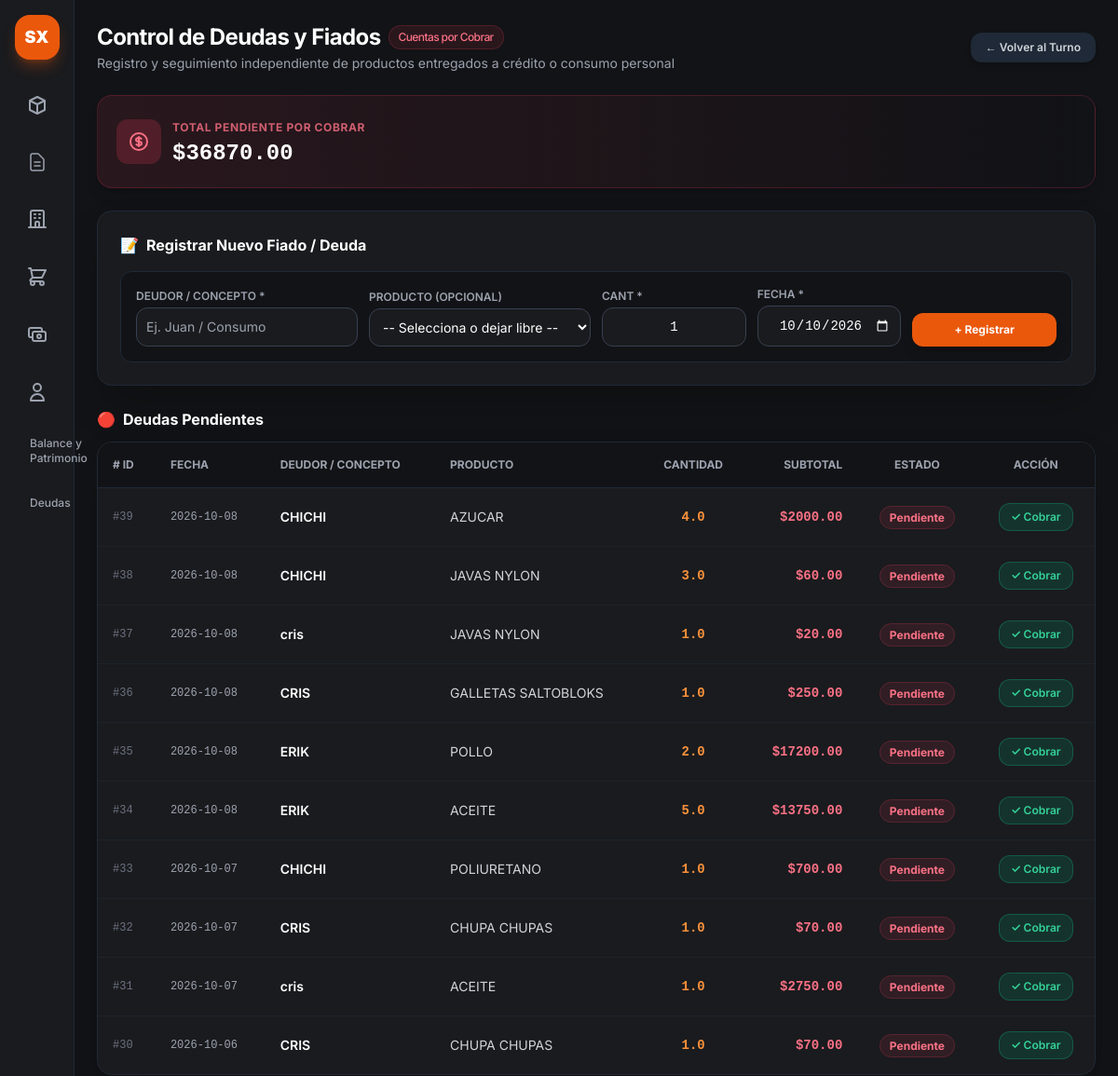
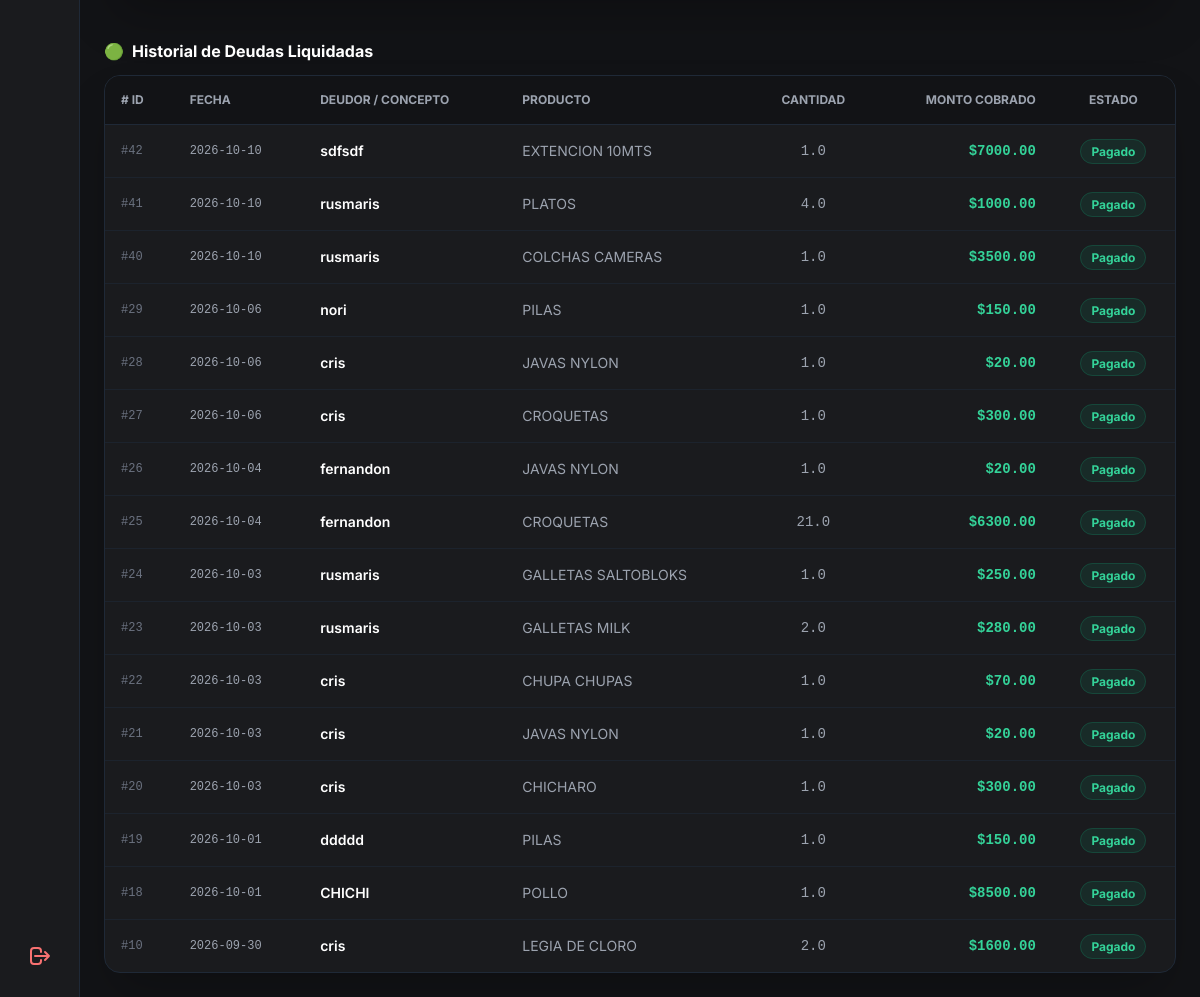
The page /deudas (signed in) on the database its author committed (2 pictures, top to bottom).
### app.py (models this page shows)
class DeudaCierre(db.Model):
    __tablename__ = 'deudas_cierre'
    id = db.Column(db.Integer, primary_key=True)
    cierre_id = db.Column(db.Integer, db.ForeignKey('cierres_dia.id'), nullable=True)
    producto_id = db.Column(db.Integer, db.ForeignKey('productos.id'), nullable=True)
    producto_nombre = db.Column(db.String(100), nullable=True)
    concepto = db.Column(db.String(150), nullable=False)
    cantidad = db.Column(db.Float, default=1.0)
    subtotal = db.Column(db.Float, default=0.0)
    estado = db.Column(db.String(20), default='pendiente')
    fecha = db.Column(db.DateTime, default=datetime.now)
    producto = db.relationship('Producto', backref='deudas_cierre')

### app.py (the view)
@app.route('/deudas')
def vista_deudas():
    if 'user' not in session:
        return redirect(url_for('login'))
    productos = Producto.query.all()
    deudas_pendientes = DeudaCierre.query.filter_by(estado='pendiente').order_by(DeudaCierre.id.desc()).all()
    deudas_cobradas = DeudaCierre.query.filter_by(estado='pagado').order_by(DeudaCierre.id.desc()).limit(20).all()
    total_pendiente = sum(d.subtotal for d in deudas_pendientes if d.subtotal)
    return render_template(
        'deudas.html',
        productos=productos,
        deudas=deudas_pendientes,
        historial=deudas_cobradas,
        total_pendiente=total_pendiente
    )

### templates/deudas.html (shortened to what this page needs)
{% extends "base.html" %}
{% block content %}
<main class="p-6 space-y-6 flex-1 overflow-y-auto">
    <header class="flex flex-col sm:flex-row sm:items-center justify-between gap-4">
        <div>
            <h1 class="text-2xl font-bold text-white tracking-tight flex items-center gap-2">
                Control de Deudas y Fiados
                <span class="text-xs font-medium px-2.5 py-1 rounded-full bg-rose-500/10 text-rose-400 border border-rose-500/20">
                    Cuentas por Cobrar
                </span>
            </h1>
            <p class="text-sm text-gray-400 mt-0.5">
                Registro y seguimiento independiente de productos entregados a crédito o consumo personal
            </p>
        </div>
        <div class="flex items-center gap-3">
            <a href="{{ url_for('vista_cierre') }}" class="px-4 py-2 bg-gray-800 hover:bg-gray-700 text-gray-300 font-semibold rounded-xl text-xs transition flex items-center gap-1.5 shadow-md">
                <span>← Volver al Turno</span>
            </a>
        </div>
    </header>
    <div class="bg-gradient-to-r from-rose-500/10 via-rose-500/5 to-transparent border border-rose-500/20 rounded-2xl p-5 flex items-center justify-between shadow-lg">
        <div class="flex items-center gap-3">
            <div class="p-3 bg-rose-500/20 text-rose-400 rounded-xl">
            </div>
            <div>
                <span class="text-xs uppercase font-bold text-rose-400/80 tracking-wider">Total Pendiente por Cobrar</span>
                <p class="text-2xl font-black text-white font-mono mt-0.5">${{ "%.2f"|format(total_pendiente) }}</p>
            </div>
        </div>
    </div>
    <div class="bg-[#1a1b1e] border border-gray-800 rounded-2xl p-6 shadow-2xl space-y-4">
        <h2 class="text-base font-bold text-white flex items-center gap-2">
            <span>📝</span> Registrar Nuevo Fiado / Deuda
        </h2>
        <form action="{{ url_for('guardar_deuda') }}" method="POST" class="grid grid-cols-1 sm:grid-cols-12 gap-3 items-end bg-[#121316] p-4 rounded-xl border border-gray-800 text-sm">
            <div class="sm:col-span-3">
                <label class="block text-xs font-semibold text-gray-400 uppercase mb-1">Deudor / Concepto *</label>
                <input type="text" name="concepto" required placeholder="Ej. Juan / Consumo"
                    class="w-full bg-[#1a1b1e] border border-gray-700 rounded-xl p-2.5 text-white focus:border-orange-500 focus:outline-none">
            </div>
            <div class="sm:col-span-3">
                <label class="block text-xs font-semibold text-gray-400 uppercase mb-1">Producto (Opcional)</label>
                <select name="producto_id"
                    class="w-full bg-[#1a1b1e] border border-gray-700 rounded-xl p-2.5 text-white focus:border-orange-500 focus:outline-none">
                    <option value="" selected>-- Selecciona o dejar libre --</option>
                </select>
            </div>
            <div class="sm:col-span-2">
                <label class="block text-xs font-semibold text-gray-400 uppercase mb-1">Cant *</label>
                <input type="number" name="cantidad" step="any" min="0.01" value="1" required
                    class="w-full bg-[#1a1b1e] border border-gray-700 rounded-xl p-2.5 text-white text-center font-mono focus:border-orange-500 focus:outline-none">
            </div>
            <div class="sm:col-span-2">
                <label class="block text-xs font-semibold text-gray-400 uppercase mb-1">Fecha *</label>
                <input type="date" id="fecha-deuda" name="fecha" required
                    class="w-full bg-[#1a1b1e] border border-gray-700 rounded-xl p-2.5 text-white text-center font-mono focus:border-orange-500 focus:outline-none [color-scheme:dark]">
            </div>
            <div class="sm:col-span-2">
                <button type="submit"
                    class="w-full py-2.5 bg-orange-600 hover:bg-orange-500 text-white font-bold rounded-xl text-xs transition shadow-lg active:scale-95">
                    + Registrar
                </button>
            </div>
        </form>
    </div>
    <div class="space-y-3">
        <h3 class="text-base font-bold text-white flex items-center gap-2">
            <span>🔴</span> Deudas Pendientes
        </h3>
        <div class="bg-[#1a1b1e] border border-gray-800 rounded-2xl overflow-hidden shadow-2xl">
            <div class="overflow-x-auto">
                <table class="w-full text-left border-collapse text-sm">
                    <thead>
                        <tr class="bg-[#121316] border-b border-gray-800 text-xs font-semibold text-gray-400 uppercase">
                            <th class="p-4"># ID</th>
                            <th class="p-4">Fecha</th>
                            <th class="p-4">Deudor / Concepto</th>
                            <th class="p-4">Producto</th>
                            <th class="p-4 text-center">Cantidad</th>
                            <th class="p-4 text-right">Subtotal</th>
                            <th class="p-4 text-center">Estado</th>
                            <th class="p-4 text-center">Acción</th>
                        </tr>
                    </thead>
                    <tbody class="divide-y divide-gray-800/60 text-gray-300">
                        {% for d in deudas %}
                        <tr class="hover:bg-gray-800/30">
                            <td class="p-4 font-mono text-xs text-gray-500">#{{ d.id }}</td>
                            <td class="p-4 text-xs font-mono text-gray-400">
                                {{ d.fecha.strftime('%Y-%m-%d') if d.fecha else 'N/A' }}
                            </td>
                            <td class="p-4 font-semibold text-white">{{ d.concepto }}</td>
                            <td class="p-4 text-gray-300">
                                {% if d.producto_nombre %}
                                    {{ d.producto_nombre }}
                                {% else %}
                                    <span class="text-xs text-gray-500 italic">Sin producto asociado</span>
                                {% endif %}
                            </td>
                            <td class="p-4 text-center font-mono text-orange-400 font-bold">{{ d.cantidad }}</td>
                            <td class="p-4 text-right font-mono font-bold text-rose-400">
                                ${{ "%.2f"|format(d.subtotal) }}
                            </td>
                            <td class="p-4 text-center">
                                <span class="px-2.5 py-1 rounded-full text-xs font-bold bg-rose-500/10 text-rose-400 border border-rose-500/20">
                                    {{ d.estado|capitalize }}
                                </span>
                            </td>
                            <td class="p-4 text-center">
                                <form action="{{ url_for('cobrar_deuda', id=d.id) }}" method="POST">
                                    <button type="submit" onclick="return confirm('¿Marcar la deuda de \'{{ d.concepto }}\' como totalmente cobrada?');"
                                        class="px-3 py-1.5 bg-emerald-600/20 hover:bg-emerald-600 text-emerald-400 hover:text-white border border-emerald-500/30 rounded-xl text-xs font-semibold transition active:scale-95 inline-flex items-center gap-1">
                                        ✓ Cobrar
                                    </button>
                                </form>
                            </td>
                        </tr>
                        {% else %}
                        <tr>
                            <td colspan="8" class="p-8 text-center text-gray-500 italic">No hay deudas o fiados pendientes registrados.</td>
                        </tr>
                        {% endfor %}
                    </tbody>
                </table>
            </div>
        </div>
    </div>
    <div class="space-y-3 pt-4">
        <h3 class="text-base font-bold text-white flex items-center gap-2">
            <span>🟢</span> Historial de Deudas Liquidadas
        </h3>
        <div class="bg-[#1a1b1e] border border-gray-800 rounded-2xl overflow-hidden shadow-2xl">
            <div class="overflow-x-auto">
                <table class="w-full text-left border-collapse text-sm">
                    <thead>
                        <tr class="bg-[#121316] border-b border-gray-800 text-xs font-semibold text-gray-400 uppercase">
                            <th class="p-4"># ID</th>
                            <th class="p-4">Fecha</th>
                            <th class="p-4">Deudor / Concepto</th>
                            <th class="p-4">Producto</th>
                            <th class="p-4 text-center">Cantidad</th>
                            <th class="p-4 text-right">Monto Cobrado</th>
                            <th class="p-4 text-center">Estado</th>
                        </tr>
                    </thead>
                    <tbody class="divide-y divide-gray-800/60 text-gray-300">
                        {% for h in historial %}
                        <tr class="hover:bg-gray-800/30">
                            <td class="p-4 font-mono text-xs text-gray-500">#{{ h.id }}</td>
                            <td class="p-4 text-xs font-mono text-gray-400">
                                {{ h.fecha.strftime('%Y-%m-%d') if h.fecha else 'N/A' }}
                            </td>
                            <td class="p-4 font-semibold text-white">{{ h.concepto }}</td>
                            <td class="p-4 text-gray-400">{{ h.producto_nombre or 'Sin producto' }}</td>
                            <td class="p-4 text-center font-mono text-gray-400">{{ h.cantidad }}</td>
                            <td class="p-4 text-right font-mono font-bold text-emerald-400">
                                ${{ "%.2f"|format(h.subtotal) }}
                            </td>
                            <td class="p-4 text-center">
                                <span class="px-2.5 py-1 rounded-full text-xs font-bold bg-emerald-500/10 text-emerald-400 border border-emerald-500/20">
                                    {{ h.estado|capitalize }}
                                </span>
                            </td>
                        </tr>
                        {% else %}
                        <tr>
                            <td colspan="7" class="p-6 text-center text-gray-500 italic">No se registran cobros previos en el historial.</td>
                        </tr>
                        {% endfor %}
                    </tbody>
                </table>
            </div>
        </div>
    </div>
</main>
{% endblock %}

### rows shown on the page
DeudaCierre: id "39", fecha "2026-10-08", concepto "CHICHI", producto_nombre "AZUCAR", cantidad "4.0", subtotal "2000.00", estado "Pendiente"
DeudaCierre: id "38", fecha "2026-10-08", concepto "CHICHI", producto_nombre "JAVAS NYLON", cantidad "3.0", subtotal "60.00", estado "Pendiente"
DeudaCierre: id "37", fecha "2026-10-08", concepto "cris", producto_nombre "JAVAS NYLON", cantidad "1.0", subtotal "20.00", estado "Pendiente"
DeudaCierre: id "36", fecha "2026-10-08", concepto "CRIS", producto_nombre "GALLETAS SALTOBLOKS", cantidad "1.0", subtotal "250.00", estado "Pendiente"
DeudaCierre: id "35", fecha "2026-10-08", concepto "ERIK", producto_nombre "POLLO", cantidad "2.0", subtotal "17200.00", estado "Pendiente"
DeudaCierre: id "34", fecha "2026-10-08", concepto "ERIK", producto_nombre "ACEITE", cantidad "5.0", subtotal "13750.00", estado "Pendiente"
DeudaCierre: id "33", fecha "2026-10-07", concepto "CHICHI", producto_nombre "POLIURETANO", cantidad "1.0", subtotal "700.00", estado "Pendiente"
DeudaCierre: id "32", fecha "2026-10-07", concepto "CRIS", producto_nombre "CHUPA CHUPAS", cantidad "1.0", subtotal "70.00", estado "Pendiente"
DeudaCierre: id "31", fecha "2026-10-07", concepto "cris", producto_nombre "ACEITE", cantidad "1.0", subtotal "2750.00", estado "Pendiente"
DeudaCierre: id "30", fecha "2026-10-06", concepto "CRIS", producto_nombre "CHUPA CHUPAS", cantidad "1.0", subtotal "70.00", estado "Pendiente"
DeudaCierre: id "42", fecha "2026-10-10", concepto "sdfsdf", producto_nombre "EXTENCION 10MTS", cantidad "1.0", subtotal "7000.00", estado "Pagado"
DeudaCierre: id "41", fecha "2026-10-10", concepto "rusmaris", producto_nombre "PLATOS", cantidad "4.0", subtotal "1000.00", estado "Pagado"
DeudaCierre: id "40", fecha "2026-10-10", concepto "rusmaris", producto_nombre "COLCHAS CAMERAS", cantidad "1.0", subtotal "3500.00", estado "Pagado"
DeudaCierre: id "29", fecha "2026-10-06", concepto "nori", producto_nombre "PILAS", cantidad "1.0", subtotal "150.00", estado "Pagado"
DeudaCierre: id "28", fecha "2026-10-06", concepto "cris", producto_nombre "JAVAS NYLON", cantidad "1.0", subtotal "20.00", estado "Pagado"
DeudaCierre: id "27", fecha "2026-10-06", concepto "cris", producto_nombre "CROQUETAS", cantidad "1.0", subtotal "300.00", estado "Pagado"
DeudaCierre: id "26", fecha "2026-10-04", concepto "fernandon", producto_nombre "JAVAS NYLON", cantidad "1.0", subtotal "20.00", estado "Pagado"
DeudaCierre: id "25", fecha "2026-10-04", concepto "fernandon", producto_nombre "CROQUETAS", cantidad "21.0", subtotal "6300.00", estado "Pagado"
DeudaCierre: id "24", fecha "2026-10-03", concepto "rusmaris", producto_nombre "GALLETAS SALTOBLOKS", cantidad "1.0", subtotal "250.00", estado "Pagado"
DeudaCierre: id "23", fecha "2026-10-03", concepto "rusmaris", producto_nombre "GALLETAS MILK", cantidad "2.0", subtotal "280.00", estado "Pagado"
DeudaCierre: id "22", fecha "2026-10-03", concepto "cris", producto_nombre "CHUPA CHUPAS", cantidad "1.0", subtotal "70.00", estado "Pagado"
DeudaCierre: id "21", fecha "2026-10-03", concepto "cris", producto_nombre "JAVAS NYLON", cantidad "1.0", subtotal "20.00", estado "Pagado"
DeudaCierre: id "20", fecha "2026-10-03", concepto "cris", producto_nombre "CHICHARO", cantidad "1.0", subtotal "300.00", estado "Pagado"
DeudaCierre: id "19", fecha "2026-10-01", concepto "ddddd", producto_nombre "PILAS", cantidad "1.0", subtotal "150.00", estado "Pagado"
DeudaCierre: id "18", fecha "2026-10-01", concepto "CHICHI", producto_nombre "POLLO", cantidad "1.0", subtotal "8500.00", estado "Pagado"
DeudaCierre: id "10", fecha "2026-09-30", concepto "cris", producto_nombre "LEGIA DE CLORO", cantidad "2.0", subtotal "1600.00", estado "Pagado"

### other values the page prints
{{ "%.2f"|format(total_pendiente) }} "36870.00"
